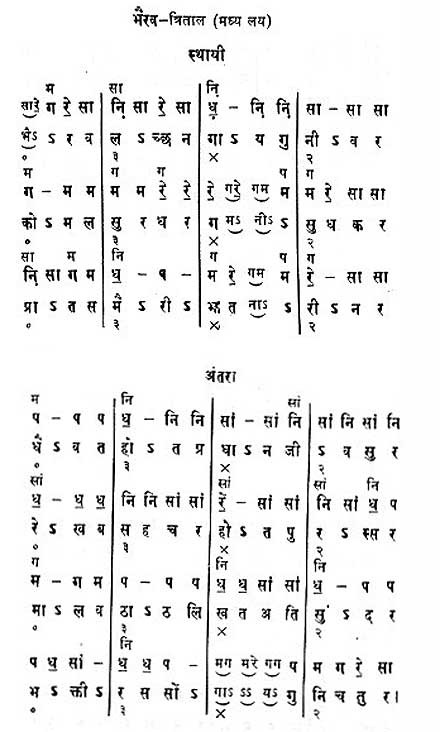
#> input picture images/bhairav.jpeg, 440 x 732 px
$ python -i pre_process.py   (imports and definitions only)   (older library calls are emulated)
#> lines starting #> are read from the running program, lines starting #| are printed output that depends on the picture; after the words box and inside, x2 and y2 are one past the last pixel; in counts of white or black regions, pixels touching at a corner belong together
#> further down, picture is the input picture: shape (732, 440, 3); min 0, max 255, mean 237.8
### meta.py
import os
import numpy as np
import cv2

# kernel for sobel x
kernelx_sob = np.array([
    [-1,  0, 1],
    [-2, 0, 2],
    [-1, 0, 1]
])
# kernel for sobel y
kernely_sob = np.array([
    [-1, -2, -1],
    [ 0,  0,  0],
    [ 1,  2,  1]
])
# kernel for prewitt x
kernelx_prw = np.array([
    [-1,  0, 1],
    [-1, 0, 1],
    [-1, 0, 1]
])
# kernel for prewitt y
kernely_prw = np.array([
    [-1, -1, -1],
    [ 0,  0,  0],
    [ 1,  1,  1]
])


def getRootDir():
    return os.path.dirname(os.path.abspath(__file__))


# [4 lines left out: function displayImage, not called in this run]


def saveImage(image, name, path = "/images/saved_images/"):
    cv2.imwrite(getRootDir() + path + name, image)


def binary_threshold(image,thresval):
    return cv2.threshold(image, thresval, 255, cv2.THRESH_BINARY)[1]


def binary_inverse_threshold(image,thresval):
#> called with thresval = 150
    return cv2.threshold(image, thresval, 255, cv2.THRESH_BINARY_INV)[1]
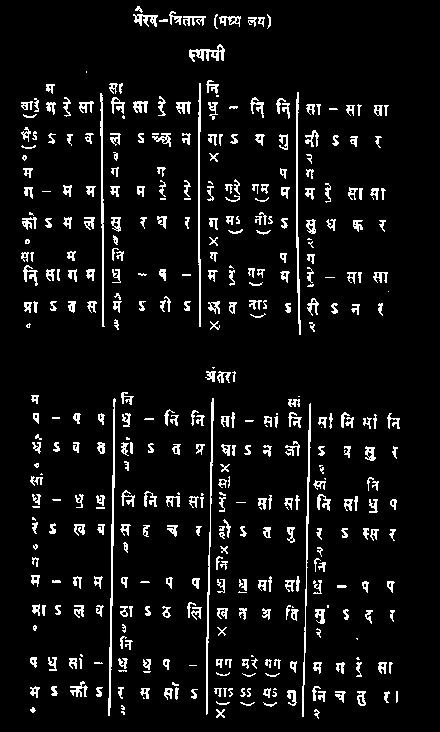
#> returned value: shape (732, 440); 6.8% white in thin lines or dots, all inside (x1, y1, x2, y2) = (21, 6, 400, 719)


def otsu_threshold(image):
    ret, th = cv2.threshold(image, 0, 255, cv2.THRESH_BINARY + cv2.THRESH_OTSU)
    return th


def gauss_otsu_threshold(image):
    image = cv2.GaussianBlur(image, (5, 5), 0)
    return otsu_threshold(image)


def adapt_mean_threshold(image,blockSize=5,C=2):
    return cv2.adaptiveThreshold(image, 255, cv2.ADAPTIVE_THRESH_MEAN_C,cv2.THRESH_BINARY, blockSize, C)


def adapt_gauss_threshold(image,blockSize=5,C=2):
    return cv2.adaptiveThreshold(image, 255, cv2.ADAPTIVE_THRESH_GAUSSIAN_C,cv2.THRESH_BINARY, blockSize, C)

### src/pre_process.py
# Input: Original Image
# Step 1: Identify Region of Interest(ROI)
# Step 2: Remove Noise


import cv2
import  meta
import models.Bandish as Ban
import models.Rectangle as Rect
import numpy as np

#
# ------------ Step 1 (Identification of ROI)------------------------------------------------------------


def getLines(color_image):
    '''
    It takes color image as input and detect lines
    :param color_image:
    :return: segmented lines
    '''
    lines = []
    gray = cv2.cvtColor(color_image,cv2.COLOR_BGR2GRAY)
    #meta.displayImage(image,'Lines')                                                        # grayscale
    thresh = meta.binary_inverse_threshold(gray,150)                                        # threshold
    kernel = cv2.getStructuringElement(cv2.MORPH_CROSS,(3,2))                               # kernel definition
    dilated = cv2.dilate(thresh,kernel,iterations = 10)                                     # dilate
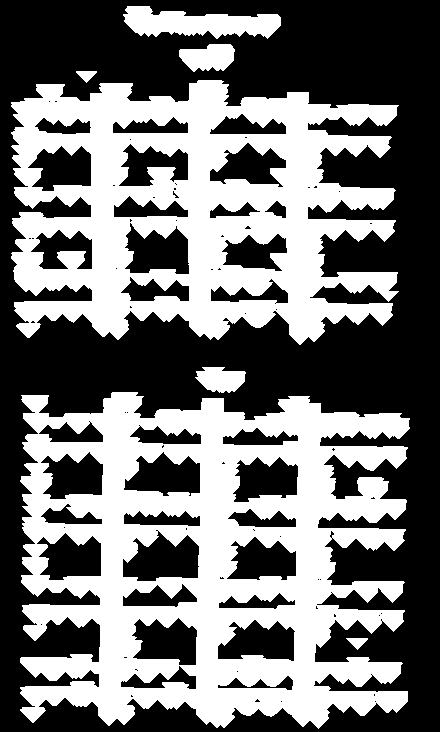
#> dilated: shape (732, 440); 44.5% white; 7 white regions
    #meta.displayImage(dilated,'dilated')
    _,contours, hierarchy = cv2.findContours(dilated,cv2.RETR_EXTERNAL,cv2.CHAIN_APPROX_NONE)      # get contours
#> contours = 7 contours; box (x1, y1, x2, y2) and area: (20, 392, 410, 729) 99297, (11, 80, 399, 345) 75428, (123, 6, 281, 39) 3091, (179, 44, 235, 72) 1088, (195, 367, 246, 393) 888, (346, 638, 368, 650) 120, (76, 71, 97, 83) 120


    #-------Step 2 Identification of lines --------------------------------------------------------------------

    binary_thresh = meta.binary_threshold(gray,150)
    #cv2.imshow('thresh',binary_thresh)
    # for each contour found, draw a rectangle around it on original image
    for contour in contours:
        [x, y, w, h] = cv2.boundingRect(contour)                                    # get rectangle bounding contour
        if h < 40 or w < 40:                                                        # discard areas that are too small
            continue

        start_point = (x,y)
        end_point = (x+w,y+h)
        (x1, y1) = start_point
        (x2, y2) = end_point
        horizontal_histogram = np.zeros(y2+1)
        for i in range(y1, y2):
            for j in range(x1, x2):
                if (binary_thresh[i][j] == 0):
                    horizontal_histogram[i] = horizontal_histogram[i] + 1
        i = y1
        count = 0
        # print np.min(horizontal_histogram[y1+1:y2])
        # print np.max(horizontal_histogram)
        # print np.average(horizontal_histogram[y1+1:y2])
        while (i < y2):
            while (i < y2 and horizontal_histogram[i] <= 10):
                i = i + 1
            start = i
            while (i < y2 and horizontal_histogram[i] > 10):
                i = i + 1
            end = i
            if (end - start >= 15):
                #output.append(((start, y1), (end, y2)))
                count += 1
                if (count%2 == 1):
                    lines.append(((x1,start), (x2,end)))
#> this loop made 7 passes
#> (x, y, w, h) on passes 1, 3, 5, 6, 7: (346, 638, 22, 12), (195, 367, 51, 26), (76, 71, 21, 12), (179, 44, 56, 28), (123, 6, 158, 33)
#> (x, y, w, h, x1, y1, x2, y2) on passes 2, 4: (20, 392, 390, 337, 20, 392, 410, 729), (11, 80, 388, 265, 11, 80, 399, 345)
#> after the loop, lines = [((20, 410), (410, 429)), ((20, 491), (410, 513)), ((20, 575), (410, 594)), ((20, 655), (410, 677)), ((11, 96), (399, 119)), ((11, 180), (399, 202)), ((11, 266), (399, 287))]
 #                   cv2.rectangle(image, (x1,start), (x2,end), 0, 1)

    #meta.displayImage(image,'final')                                                # display image with contour
    return  lines

>>> import cv2
>>> picture = cv2.imread('../images/bhairav.jpeg')
>>> result = getLines(picture)
#> result has the same summary as lines in getLines

$ run again, on images/chandrakant.jpeg
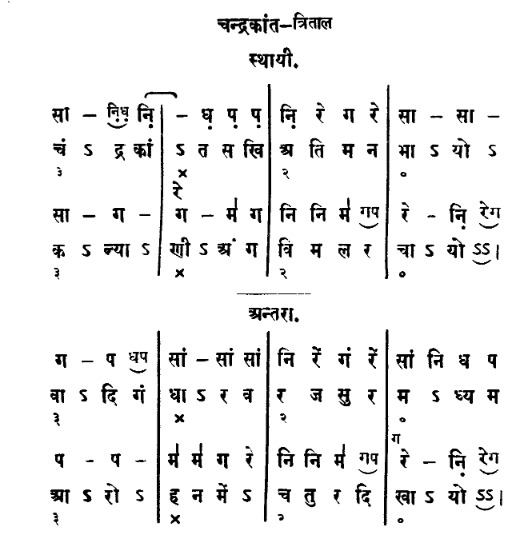
#> input picture images/chandrakant.jpeg, 519 x 536 px
#> picture is the input picture: shape (536, 519, 3); min 0, max 255, mean 238.3
#> in binary_inverse_threshold, `return cv2.threshold(image, thresval, 255, cv2.THRESH_BINARY_INV)[1]`:
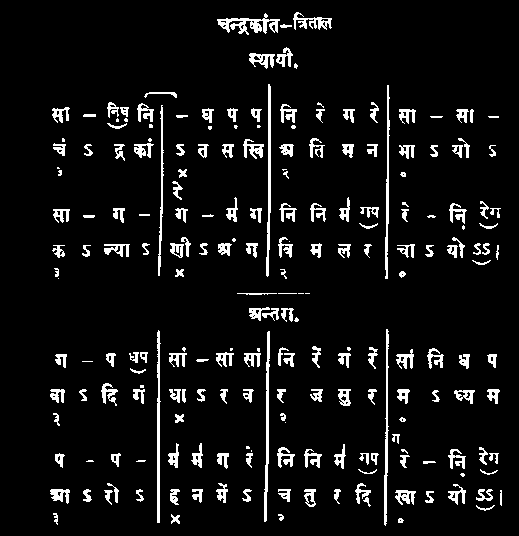
#> returned value: shape (536, 519); 6.9% white; 218 white regions (37 under 20 px), largest, box (x1, y1, x2, y2) and area: (264, 331, 270, 522) 569, (217, 13, 280, 35) 558, (266, 84, 271, 277) 558
#> in getLines, `dilated = cv2.dilate(thresh,kernel,iterations = 10)`:
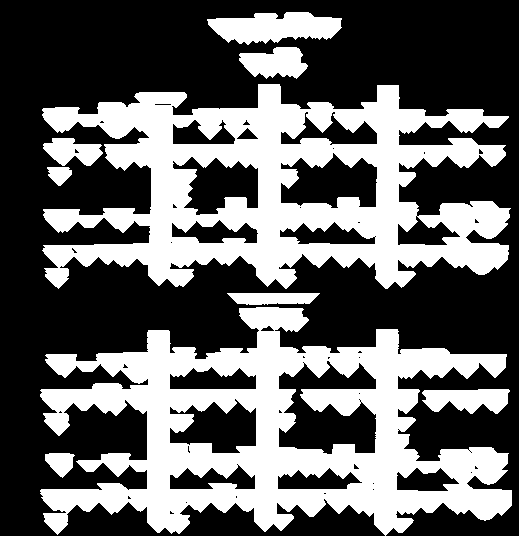
#> dilated: shape (536, 519); 38.6% white; 9 white regions
#> contours = 9 contours; largest, box (x1, y1, x2, y2) and area: (40, 307, 512, 536) 61512, (42, 84, 511, 289) 59142, (207, 12, 342, 45) 2888, (422, 389, 510, 414) 1508, (239, 47, 308, 79) 1442
#> the loop in getLines, `for contour in contours:` made 9 passes
#> (x, y, w, h) on passes 1, 2, 4, 5, 6, 8, 9: (45, 453, 30, 25), (422, 389, 88, 25), (227, 293, 93, 12), (47, 167, 25, 19), (43, 138, 60, 28), (239, 47, 69, 32), (207, 12, 135, 33)
#> after the loop in getLines, `for contour in contours:`: lines = [((40, 346), (512, 373)), ((40, 434), (512, 477)), ((42, 102), (511, 129)), ((42, 191), (511, 229))]
#> result has the same summary as lines in getLines

$ run again, on images/hans.jpeg
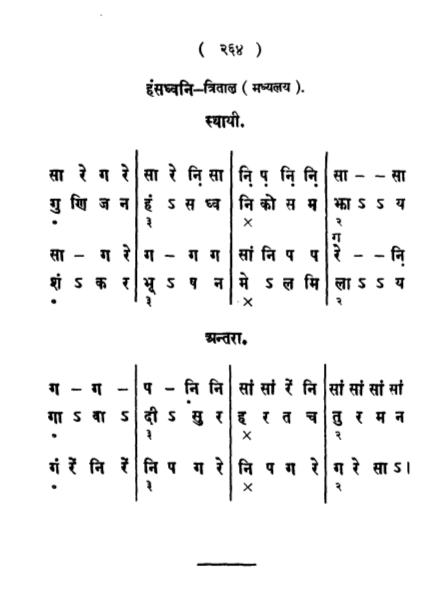
#> input picture images/hans.jpeg, 444 x 610 px
#> picture is the input picture: shape (610, 444, 3); min 0, max 255, mean 243.5
#> in binary_inverse_threshold, `return cv2.threshold(image, thresval, 255, cv2.THRESH_BINARY_INV)[1]`:
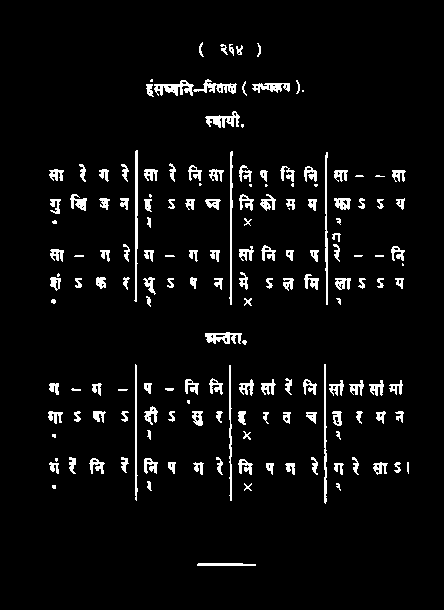
#> returned value: shape (610, 444); 4.9% white; 165 white regions (26 under 20 px), largest, box (x1, y1, x2, y2) and area: (134, 150, 138, 302) 402, (325, 152, 328, 305) 334, (229, 151, 233, 305) 330
#> in getLines, `dilated = cv2.dilate(thresh,kernel,iterations = 10)`:
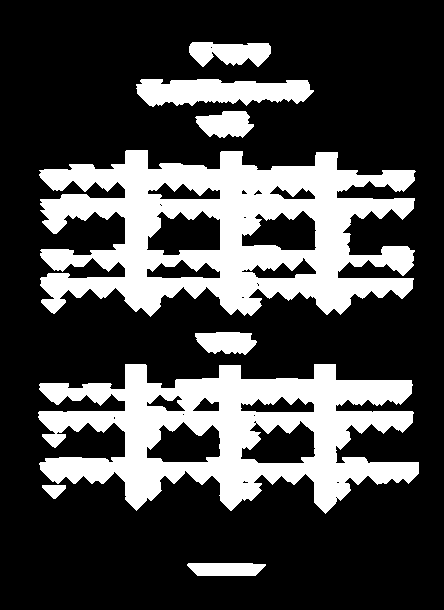
#> dilated: shape (610, 444); 27.1% white; 8 white regions
#> contours = 8 contours; box (x1, y1, x2, y2) and area: (39, 150, 416, 317) 41252, (38, 364, 419, 514) 33572, (136, 79, 314, 107) 3490, (189, 42, 271, 67) 1401, (195, 111, 254, 138) 1074, (195, 332, 257, 355) 1012, (187, 563, 266, 576) 823, (42, 485, 66, 499) 188
#> the loop in getLines, `for contour in contours:` made 8 passes
#> (x, y, w, h) on passes 1, 2, 4, 6, 7, 8: (187, 563, 79, 13), (42, 485, 24, 14), (195, 332, 62, 23), (195, 111, 59, 27), (136, 79, 178, 28), (189, 42, 82, 25)
#> after the loop in getLines, `for contour in contours:`: lines = [((38, 379), (419, 396)), ((38, 457), (419, 475)), ((39, 164), (416, 182)), ((39, 244), (416, 262))]
#> result has the same summary as lines in getLines

$ run again, on images/kafi.jpeg
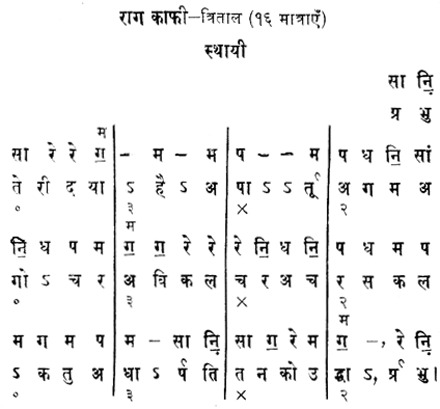
#> input picture images/kafi.jpeg, 440 x 409 px
#> picture is the input picture: shape (409, 440, 3); min 0, max 255, mean 241.1
#> in binary_inverse_threshold, `return cv2.threshold(image, thresval, 255, cv2.THRESH_BINARY_INV)[1]`:
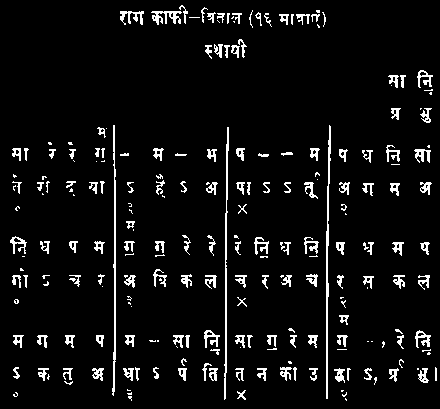
#> returned value: shape (409, 440); 6% white in thin lines or dots
#> in getLines, `dilated = cv2.dilate(thresh,kernel,iterations = 10)`:
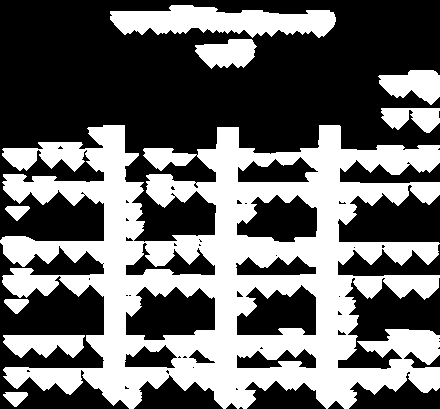
#> dilated: shape (409, 440); 41.2% white; 9 white regions
#> contours = 9 contours; largest, box (x1, y1, x2, y2) and area: (0, 125, 440, 409) 75492, (110, 5, 336, 38) 4658, (378, 70, 440, 105) 1342, (3, 335, 85, 358) 1305, (195, 39, 257, 69) 1238
#> the loop in getLines, `for contour in contours:` made 9 passes
#> (x, y, w, h) on passes 1, 2, 3, 4, 6, 7, 8, 9: (3, 392, 25, 15), (3, 335, 82, 23), (4, 299, 25, 15), (5, 206, 25, 15), (381, 108, 59, 25), (378, 70, 62, 35), (195, 39, 62, 30), (110, 5, 226, 33)
#> after the loop in getLines, `for contour in contours:`: lines = [((0, 142), (440, 162)), ((0, 235), (440, 258)), ((0, 329), (440, 351))]
#> result has the same summary as lines in getLines
